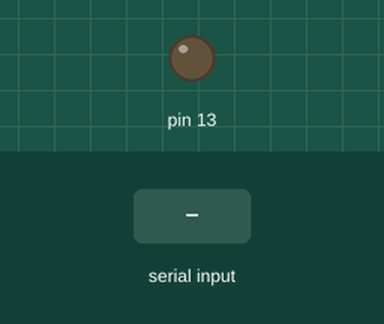
Recording of a sketch running on a simulated Arduino Uno, built with avr-gcc and run on an emulated ATmega328P. Parts: output pins drawn as LEDs (lit = HIGH). The inputs (shaded band) are chosen by the test bench.

Above: at 1.2 s.
1.3 s: "1\n" received over Serial
At 1.6 s:
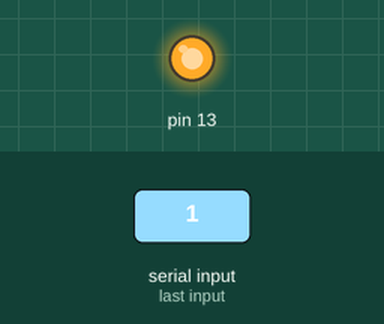
2.8 s: "0\n" received over Serial
At 4.0 s:
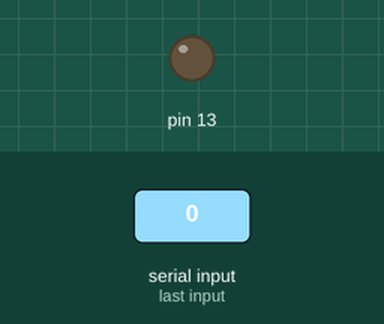
Timing chart, 0 to 5.8 s (numbered marks = the images above; inputs shaded):
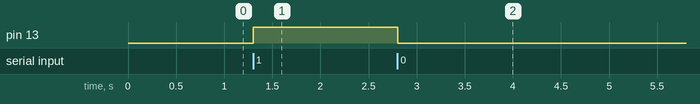

Measured:
- after the input at 1.3 s, pin 13: LOW → HIGH at once
- after the input at 2.8 s, pin 13: HIGH → LOW at once

The sketch:

user_controlled_led_Owais.txt.ino
```cpp
void setup(){
  pinMode(13, OUTPUT);
  Serial.begin(9600);

}

void loop(){


int inp=Serial.parseInt();

if(Serial.available()){

  //Turns the LED on if the user enter 1

  switch(inp){
  case 1:
  digitalWrite(13, HIGH);
  break;


  //Turns the LED off if the user enter 0
  case 0:
  digitalWrite(13, LOW);
  break;
}

  }


}
```
